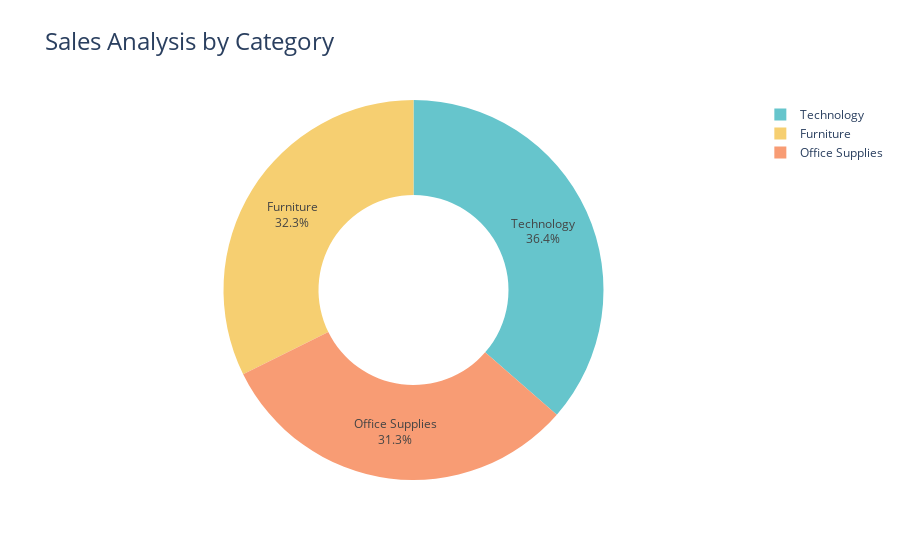

Notebook code for this chart:
### Markdown cell above
# Sales Analysis by Category

### Code cell
sales_by_category = data.groupby('Category')['Sales'].sum().reset_index()
fig = px.pie(sales_by_category, values='Sales', names='Category', 
             title='Sales by Category',
             hole=0.5, 
             color_discrete_sequence=px.colors.qualitative.Pastel)

fig.update_traces(textposition='inside', textinfo='percent+label')
fig.update_layout(title_text='Sales Analysis by Category', title_font=dict(size=24))
fig.show()

### Figure 1 — Plotly figure (JSON) as saved in the notebook; plotly's stock layout.template omitted (floating-point values rounded to 4 significant figures)
{"data": [{"domain": {"x": [0, 1], "y": [0, 1]}, "hole": 0.5, "hovertemplate": "Category=%{label}<br>Sales=%{value}<extra></extra>", "labels": ["Furniture", "Office Supplies", "Technology"], "legendgroup": "", "name": "", "showlegend": true, "textinfo": "percent+label", "textposition": "inside", "type": "pie", "values": [742000.0, 719000.0, 836200.0]}], "layout": {"legend": {"tracegroupgap": 0}, "piecolorway": ["rgb(102, 197, 204)", "rgb(246, 207, 113)", "rgb(248, 156, 116)", "rgb(220, 176, 242)", "rgb(135, 197, 95)", "rgb(158, 185, 243)", "rgb(254, 136, 177)", "rgb(201, 219, 116)", "rgb(139, 224, 164)", "rgb(180, 151, 231)", "rgb(179, 179, 179)"], "title": {"font": {"size": 24}, "text": "Sales Analysis by Category"}}}
